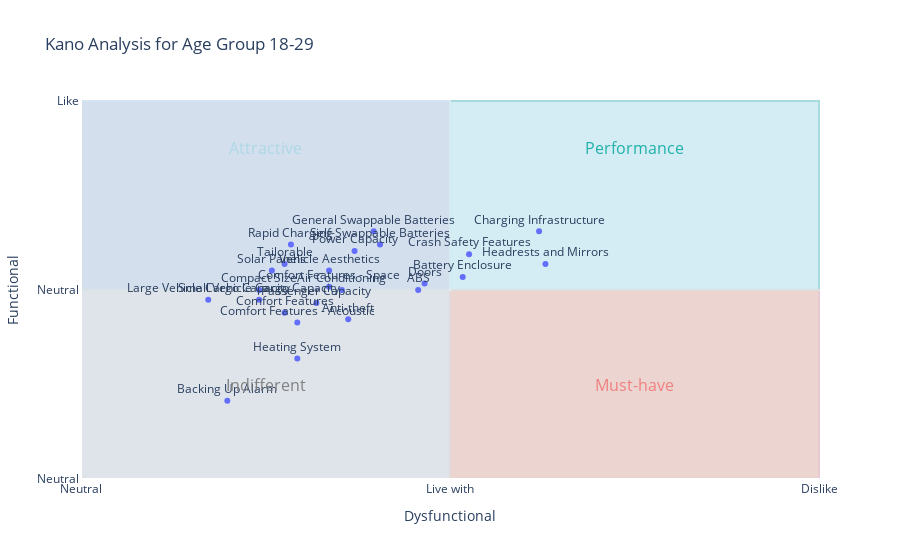
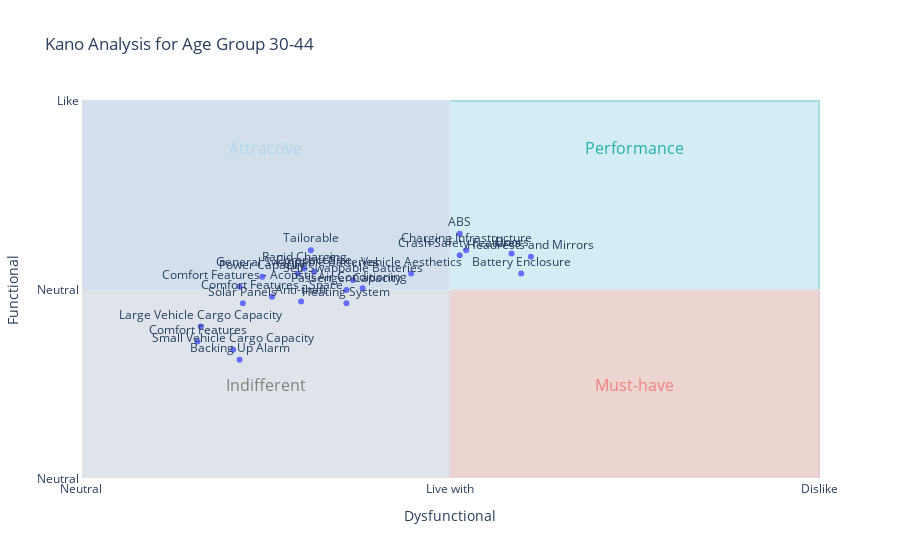
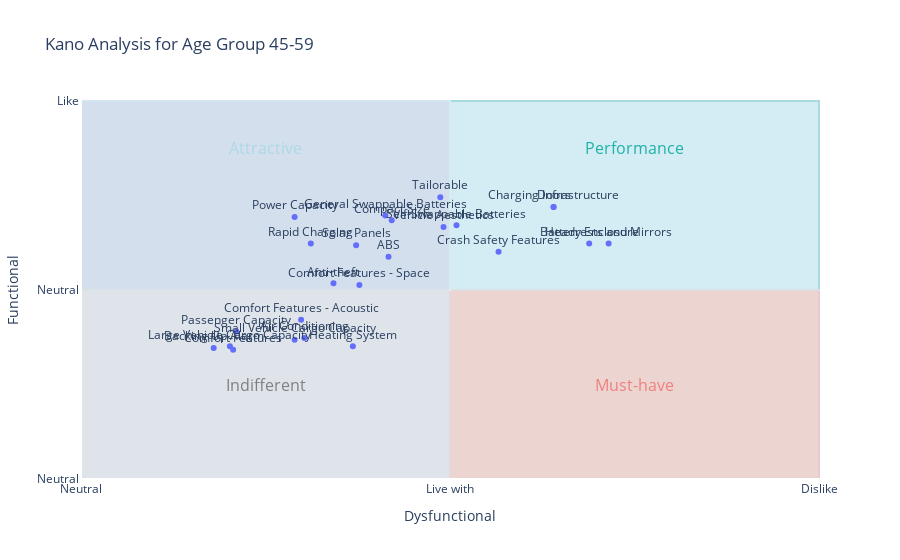
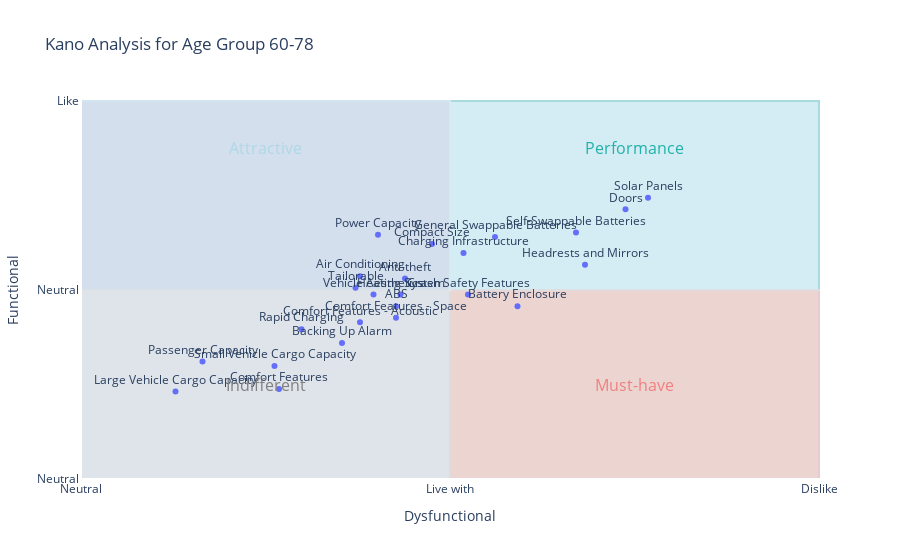

Notebook cell for these charts, in order:
### Code cell
# Step 8: Plot Kano analysis for each age group (set show_plot to False to avoid showing)
plot_kano_by_age_group(df, df_kano, feature_names)

### Figure 1 — Plotly figure (JSON) as saved in the notebook; plotly's stock layout.template omitted (floating-point values rounded to 4 significant figures)
{"data": [{"hovertemplate": "Average Dysfunctional Score=%{x}<br>Average Functional Score=%{y}<br>Feature=%{text}<extra></extra>", "legendgroup": "", "marker": {"color": "#636efa", "symbol": "circle"}, "mode": "markers+text", "name": "", "orientation": "v", "showlegend": false, "text": ["Heating System", "Air Conditioning", "Small Vehicle Cargo Capacity", "Large Vehicle Cargo Capacity", "Tailorable", "ABS", "Backing Up Alarm", "Headrests and Mirrors", "Crash Safety Features", "Passenger Capacity", "Doors", "Anti-theft", "Comfort Features", "Comfort Features - Space", "Comfort Features - Acoustic", "Compact Size", "Vehicle Aesthetics", "General Swappable Batteries", "Self-Swappable Batteries", "Power Capacity", "Rapid Charging", "Charging Infrastructure", "Battery Enclosure", "Solar Panels"], "textposition": "top center", "type": "scatter", "x": [1.172, 1.414, 0.9655, 0.6897, 1.103, 1.828, 0.7931, 2.517, 2.103, 1.276, 1.862, 1.448, 1.103, 1.345, 1.172, 0.9655, 1.345, 1.586, 1.621, 1.483, 1.138, 2.483, 2.069, 1.034], "xaxis": "x", "y": [1.276, 2, 1.897, 1.897, 2.276, 2, 0.8276, 2.276, 2.379, 1.862, 2.069, 1.69, 1.759, 2.034, 1.655, 2, 2.207, 2.621, 2.483, 2.414, 2.483, 2.621, 2.138, 2.207], "yaxis": "y"}], "layout": {"annotations": [{"font": {"color": "LightSeaGreen", "size": 16}, "showarrow": false, "text": "Performance", "x": 3, "y": 3.5}, {"font": {"color": "LightCoral", "size": 16}, "showarrow": false, "text": "Must-have", "x": 3, "y": 1}, {"font": {"color": "LightBlue", "size": 16}, "showarrow": false, "text": "Attractive", "x": 1, "y": 3.5}, {"font": {"color": "Gray", "size": 16}, "showarrow": false, "text": "Indifferent", "x": 1, "y": 1}], "legend": {"tracegroupgap": 0}, "shapes": [{"fillcolor": "PaleTurquoise", "layer": "below", "line": {"color": "LightSeaGreen"}, "opacity": 0.3, "type": "rect", "x0": 2, "x1": 4, "y0": 2, "y1": 4}, {"fillcolor": "LightSalmon", "layer": "below", "line": {"color": "LightCoral"}, "opacity": 0.3, "type": "rect", "x0": 2, "x1": 4, "y0": 0, "y1": 2}, {"fillcolor": "LightSteelBlue", "layer": "below", "line": {"color": "LightBlue"}, "opacity": 0.3, "type": "rect", "x0": 0, "x1": 2, "y0": 2, "y1": 4}, {"fillcolor": "LightGray", "layer": "below", "line": {"color": "Gray"}, "opacity": 0.3, "type": "rect", "x0": 0, "x1": 2, "y0": 0, "y1": 2}], "title": {"text": "Kano Analysis for Age Group 18-29"}, "xaxis": {"anchor": "y", "domain": [0, 1], "ticktext": ["Like", "Must-be", "Neutral", "Live with", "Dislike"], "tickvals": [-2, -1, 0, 2, 4], "title": {"text": "Dysfunctional"}}, "yaxis": {"anchor": "x", "domain": [0, 1], "ticktext": ["Dislike", "Live with", "Neutral", "Neutral", "Like"], "tickvals": [-2, -1, 0, 2, 4], "title": {"text": "Functional"}}}}

### Figure 2 — Plotly figure (JSON) as saved in the notebook; plotly's stock layout.template omitted (floating-point values rounded to 4 significant figures)
{"data": [{"hovertemplate": "Average Dysfunctional Score=%{x}<br>Average Functional Score=%{y}<br>Feature=%{text}<extra></extra>", "legendgroup": "", "marker": {"color": "#636efa", "symbol": "circle"}, "mode": "markers+text", "name": "", "orientation": "v", "showlegend": false, "text": ["Heating System", "Air Conditioning", "Small Vehicle Cargo Capacity", "Large Vehicle Cargo Capacity", "Tailorable", "ABS", "Backing Up Alarm", "Headrests and Mirrors", "Crash Safety Features", "Passenger Capacity", "Doors", "Anti-theft", "Comfort Features", "Comfort Features - Space", "Comfort Features - Acoustic", "Compact Size", "Vehicle Aesthetics", "General Swappable Batteries", "Self-Swappable Batteries", "Power Capacity", "Rapid Charging", "Charging Infrastructure", "Battery Enclosure", "Solar Panels"], "textposition": "top center", "type": "scatter", "x": [1.439, 1.526, 0.8246, 0.6491, 1.246, 2.053, 0.8596, 2.439, 2.053, 1.439, 2.333, 1.193, 0.6316, 1.035, 0.8596, 1.263, 1.789, 1.175, 1.474, 0.9825, 1.211, 2.088, 2.386, 0.8772], "xaxis": "x", "y": [1.86, 2.018, 1.368, 1.614, 2.421, 2.596, 1.263, 2.351, 2.368, 2, 2.386, 1.877, 1.456, 1.93, 2.035, 2.193, 2.175, 2.175, 2.105, 2.14, 2.228, 2.421, 2.175, 1.86], "yaxis": "y"}], "layout": {"annotations": [{"font": {"color": "LightSeaGreen", "size": 16}, "showarrow": false, "text": "Performance", "x": 3, "y": 3.5}, {"font": {"color": "LightCoral", "size": 16}, "showarrow": false, "text": "Must-have", "x": 3, "y": 1}, {"font": {"color": "LightBlue", "size": 16}, "showarrow": false, "text": "Attractive", "x": 1, "y": 3.5}, {"font": {"color": "Gray", "size": 16}, "showarrow": false, "text": "Indifferent", "x": 1, "y": 1}], "legend": {"tracegroupgap": 0}, "shapes": [{"fillcolor": "PaleTurquoise", "layer": "below", "line": {"color": "LightSeaGreen"}, "opacity": 0.3, "type": "rect", "x0": 2, "x1": 4, "y0": 2, "y1": 4}, {"fillcolor": "LightSalmon", "layer": "below", "line": {"color": "LightCoral"}, "opacity": 0.3, "type": "rect", "x0": 2, "x1": 4, "y0": 0, "y1": 2}, {"fillcolor": "LightSteelBlue", "layer": "below", "line": {"color": "LightBlue"}, "opacity": 0.3, "type": "rect", "x0": 0, "x1": 2, "y0": 2, "y1": 4}, {"fillcolor": "LightGray", "layer": "below", "line": {"color": "Gray"}, "opacity": 0.3, "type": "rect", "x0": 0, "x1": 2, "y0": 0, "y1": 2}], "title": {"text": "Kano Analysis for Age Group 30-44"}, "xaxis": {"anchor": "y", "domain": [0, 1], "ticktext": ["Like", "Must-be", "Neutral", "Live with", "Dislike"], "tickvals": [-2, -1, 0, 2, 4], "title": {"text": "Dysfunctional"}}, "yaxis": {"anchor": "x", "domain": [0, 1], "ticktext": ["Dislike", "Live with", "Neutral", "Neutral", "Like"], "tickvals": [-2, -1, 0, 2, 4], "title": {"text": "Functional"}}}}

### Figure 3 — Plotly figure (JSON) as saved in the notebook; plotly's stock layout.template omitted (floating-point values rounded to 4 significant figures)
{"data": [{"hovertemplate": "Average Dysfunctional Score=%{x}<br>Average Functional Score=%{y}<br>Feature=%{text}<extra></extra>", "legendgroup": "", "marker": {"color": "#636efa", "symbol": "circle"}, "mode": "markers+text", "name": "", "orientation": "v", "showlegend": false, "text": ["Heating System", "Air Conditioning", "Small Vehicle Cargo Capacity", "Large Vehicle Cargo Capacity", "Tailorable", "ABS", "Backing Up Alarm", "Headrests and Mirrors", "Crash Safety Features", "Passenger Capacity", "Doors", "Anti-theft", "Comfort Features", "Comfort Features - Space", "Comfort Features - Acoustic", "Compact Size", "Vehicle Aesthetics", "General Swappable Batteries", "Self-Swappable Batteries", "Power Capacity", "Rapid Charging", "Charging Infrastructure", "Battery Enclosure", "Solar Panels"], "textposition": "top center", "type": "scatter", "x": [1.474, 1.211, 1.158, 0.807, 1.947, 1.667, 0.7193, 2.86, 2.263, 0.8421, 2.561, 1.368, 0.8246, 1.509, 1.193, 1.684, 1.965, 1.649, 2.035, 1.158, 1.246, 2.561, 2.754, 1.491], "xaxis": "x", "y": [1.404, 1.491, 1.474, 1.404, 2.982, 2.351, 1.386, 2.491, 2.404, 1.561, 2.877, 2.07, 1.368, 2.053, 1.684, 2.737, 2.667, 2.789, 2.684, 2.772, 2.491, 2.877, 2.491, 2.474], "yaxis": "y"}], "layout": {"annotations": [{"font": {"color": "LightSeaGreen", "size": 16}, "showarrow": false, "text": "Performance", "x": 3, "y": 3.5}, {"font": {"color": "LightCoral", "size": 16}, "showarrow": false, "text": "Must-have", "x": 3, "y": 1}, {"font": {"color": "LightBlue", "size": 16}, "showarrow": false, "text": "Attractive", "x": 1, "y": 3.5}, {"font": {"color": "Gray", "size": 16}, "showarrow": false, "text": "Indifferent", "x": 1, "y": 1}], "legend": {"tracegroupgap": 0}, "shapes": [{"fillcolor": "PaleTurquoise", "layer": "below", "line": {"color": "LightSeaGreen"}, "opacity": 0.3, "type": "rect", "x0": 2, "x1": 4, "y0": 2, "y1": 4}, {"fillcolor": "LightSalmon", "layer": "below", "line": {"color": "LightCoral"}, "opacity": 0.3, "type": "rect", "x0": 2, "x1": 4, "y0": 0, "y1": 2}, {"fillcolor": "LightSteelBlue", "layer": "below", "line": {"color": "LightBlue"}, "opacity": 0.3, "type": "rect", "x0": 0, "x1": 2, "y0": 2, "y1": 4}, {"fillcolor": "LightGray", "layer": "below", "line": {"color": "Gray"}, "opacity": 0.3, "type": "rect", "x0": 0, "x1": 2, "y0": 0, "y1": 2}], "title": {"text": "Kano Analysis for Age Group 45-59"}, "xaxis": {"anchor": "y", "domain": [0, 1], "ticktext": ["Like", "Must-be", "Neutral", "Live with", "Dislike"], "tickvals": [-2, -1, 0, 2, 4], "title": {"text": "Dysfunctional"}}, "yaxis": {"anchor": "x", "domain": [0, 1], "ticktext": ["Dislike", "Live with", "Neutral", "Neutral", "Like"], "tickvals": [-2, -1, 0, 2, 4], "title": {"text": "Functional"}}}}

### Figure 4 — Plotly figure (JSON) as saved in the notebook; plotly's stock layout.template omitted (floating-point values rounded to 4 significant figures)
{"data": [{"hovertemplate": "Average Dysfunctional Score=%{x}<br>Average Functional Score=%{y}<br>Feature=%{text}<extra></extra>", "legendgroup": "", "marker": {"color": "#636efa", "symbol": "circle"}, "mode": "markers+text", "name": "", "orientation": "v", "showlegend": false, "text": ["Heating System", "Air Conditioning", "Small Vehicle Cargo Capacity", "Large Vehicle Cargo Capacity", "Tailorable", "ABS", "Backing Up Alarm", "Headrests and Mirrors", "Crash Safety Features", "Passenger Capacity", "Doors", "Anti-theft", "Comfort Features", "Comfort Features - Space", "Comfort Features - Acoustic", "Compact Size", "Vehicle Aesthetics", "General Swappable Batteries", "Self-Swappable Batteries", "Power Capacity", "Rapid Charging", "Charging Infrastructure", "Battery Enclosure", "Solar Panels"], "textposition": "top center", "type": "scatter", "x": [1.732, 1.512, 1.049, 0.5122, 1.488, 1.707, 1.415, 2.732, 2.098, 0.6585, 2.951, 1.756, 1.073, 1.707, 1.512, 1.902, 1.585, 2.244, 2.683, 1.61, 1.195, 2.073, 2.366, 3.073], "xaxis": "x", "y": [1.951, 2.146, 1.195, 0.9268, 2.024, 1.829, 1.439, 2.268, 1.951, 1.244, 2.854, 2.122, 0.9512, 1.707, 1.659, 2.488, 1.951, 2.561, 2.61, 2.585, 1.585, 2.39, 1.829, 2.976], "yaxis": "y"}], "layout": {"annotations": [{"font": {"color": "LightSeaGreen", "size": 16}, "showarrow": false, "text": "Performance", "x": 3, "y": 3.5}, {"font": {"color": "LightCoral", "size": 16}, "showarrow": false, "text": "Must-have", "x": 3, "y": 1}, {"font": {"color": "LightBlue", "size": 16}, "showarrow": false, "text": "Attractive", "x": 1, "y": 3.5}, {"font": {"color": "Gray", "size": 16}, "showarrow": false, "text": "Indifferent", "x": 1, "y": 1}], "legend": {"tracegroupgap": 0}, "shapes": [{"fillcolor": "PaleTurquoise", "layer": "below", "line": {"color": "LightSeaGreen"}, "opacity": 0.3, "type": "rect", "x0": 2, "x1": 4, "y0": 2, "y1": 4}, {"fillcolor": "LightSalmon", "layer": "below", "line": {"color": "LightCoral"}, "opacity": 0.3, "type": "rect", "x0": 2, "x1": 4, "y0": 0, "y1": 2}, {"fillcolor": "LightSteelBlue", "layer": "below", "line": {"color": "LightBlue"}, "opacity": 0.3, "type": "rect", "x0": 0, "x1": 2, "y0": 2, "y1": 4}, {"fillcolor": "LightGray", "layer": "below", "line": {"color": "Gray"}, "opacity": 0.3, "type": "rect", "x0": 0, "x1": 2, "y0": 0, "y1": 2}], "title": {"text": "Kano Analysis for Age Group 60-78"}, "xaxis": {"anchor": "y", "domain": [0, 1], "ticktext": ["Like", "Must-be", "Neutral", "Live with", "Dislike"], "tickvals": [-2, -1, 0, 2, 4], "title": {"text": "Dysfunctional"}}, "yaxis": {"anchor": "x", "domain": [0, 1], "ticktext": ["Dislike", "Live with", "Neutral", "Neutral", "Like"], "tickvals": [-2, -1, 0, 2, 4], "title": {"text": "Functional"}}}}
